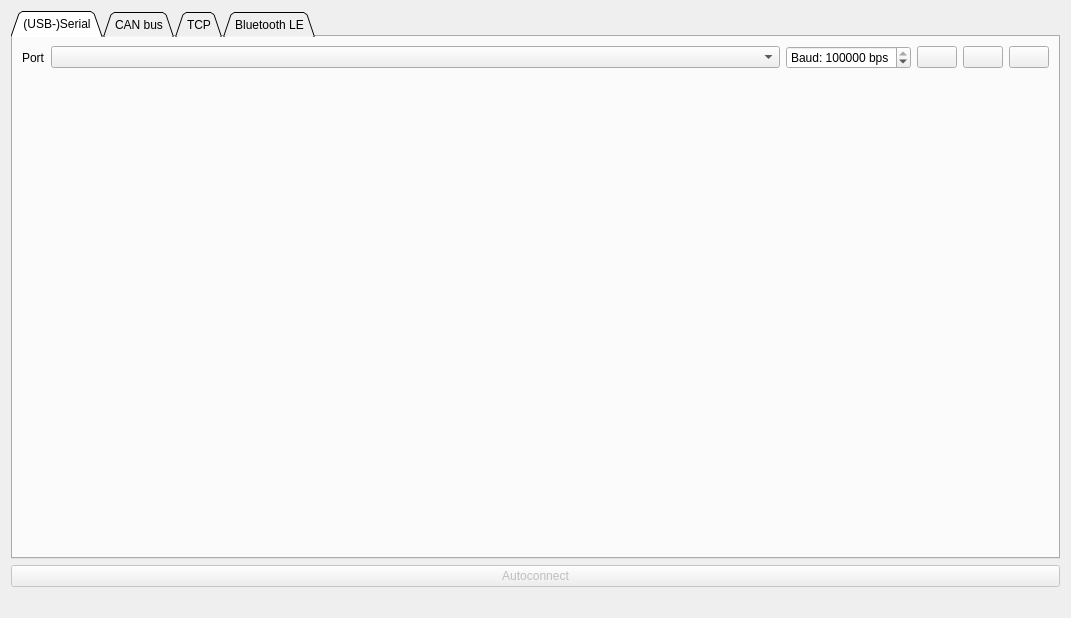
<?xml version="1.0" encoding="UTF-8"?>
<ui version="4.0">
 <class>PageConnection</class>
 <widget class="QWidget" name="PageConnection">
  <property name="geometry">
   <rect>
    <x>0</x>
    <y>0</y>
    <width>1071</width>
    <height>618</height>
   </rect>
  </property>
  <property name="windowTitle">
   <string>Form</string>
  </property>
  <layout class="QVBoxLayout" name="verticalLayout">
   <item>
    <widget class="QTabWidget" name="tabWidget">
     <property name="tabPosition">
      <enum>QTabWidget::North</enum>
     </property>
     <property name="tabShape">
      <enum>QTabWidget::Triangular</enum>
     </property>
     <property name="currentIndex">
      <number>0</number>
     </property>
     <widget class="QWidget" name="tab">
      <attribute name="title">
       <string>(USB-)Serial</string>
      </attribute>
      <layout class="QVBoxLayout" name="verticalLayout_2">
       <item>
        <layout class="QHBoxLayout" name="horizontalLayout">
         <item>
          <widget class="QLabel" name="label_2">
           <property name="text">
            <string>Port</string>
           </property>
          </widget>
         </item>
         <item>
          <widget class="QComboBox" name="serialPortBox">
           <property name="sizePolicy">
            <sizepolicy hsizetype="MinimumExpanding" vsizetype="Fixed">
             <horstretch>0</horstretch>
             <verstretch>0</verstretch>
            </sizepolicy>
           </property>
           <property name="toolTip">
            <string>Serial port</string>
           </property>
          </widget>
         </item>
         <item>
          <widget class="QSpinBox" name="serialBaudBox">
           <property name="toolTip">
            <string>Baudrate</string>
           </property>
           <property name="suffix">
            <string> bps</string>
           </property>
           <property name="prefix">
            <string>Baud: </string>
           </property>
           <property name="maximum">
            <number>3000000</number>
           </property>
           <property name="value">
            <number>115200</number>
           </property>
          </widget>
         </item>
         <item>
          <widget class="QPushButton" name="serialRefreshButton">
           <property name="sizePolicy">
            <sizepolicy hsizetype="Fixed" vsizetype="Fixed">
             <horstretch>0</horstretch>
             <verstretch>0</verstretch>
            </sizepolicy>
           </property>
           <property name="toolTip">
            <string>Refresh serial port list</string>
           </property>
           <property name="text">
            <string/>
           </property>
           <property name="icon">
            <iconset resource="../res.qrc">
             <normaloff>:/res/icons/Refresh-96.png</normaloff>:/res/icons/Refresh-96.png</iconset>
           </property>
          </widget>
         </item>
         <item>
          <widget class="QPushButton" name="serialDisconnectButton">
           <property name="sizePolicy">
            <sizepolicy hsizetype="Fixed" vsizetype="Fixed">
             <horstretch>0</horstretch>
             <verstretch>0</verstretch>
            </sizepolicy>
           </property>
           <property name="toolTip">
            <string>Disconnect</string>
           </property>
           <property name="text">
            <string/>
           </property>
           <property name="icon">
            <iconset resource="../res.qrc">
             <normaloff>:/res/icons/Disconnected-96.png</normaloff>:/res/icons/Disconnected-96.png</iconset>
           </property>
          </widget>
         </item>
         <item>
          <widget class="QPushButton" name="serialConnectButton">
           <property name="sizePolicy">
            <sizepolicy hsizetype="Fixed" vsizetype="Fixed">
             <horstretch>0</horstretch>
             <verstretch>0</verstretch>
            </sizepolicy>
           </property>
           <property name="toolTip">
            <string>Connect</string>
           </property>
           <property name="text">
            <string/>
           </property>
           <property name="icon">
            <iconset resource="../res.qrc">
             <normaloff>:/res/icons/Connected-96.png</normaloff>:/res/icons/Connected-96.png</iconset>
           </property>
          </widget>
         </item>
        </layout>
       </item>
       <item>
        <spacer name="verticalSpacer">
         <property name="orientation">
          <enum>Qt::Vertical</enum>
         </property>
         <property name="sizeHint" stdset="0">
          <size>
           <width>0</width>
           <height>0</height>
          </size>
         </property>
        </spacer>
       </item>
      </layout>
     </widget>
     <widget class="QWidget" name="tab_4">
      <attribute name="title">
       <string>CAN bus</string>
      </attribute>
      <layout class="QVBoxLayout" name="verticalLayout_7">
       <item>
        <layout class="QHBoxLayout" name="horizontalLayout_7">
         <item>
          <widget class="QLabel" name="label_6">
           <property name="text">
            <string>Interface</string>
           </property>
          </widget>
         </item>
         <item>
          <widget class="QComboBox" name="CANbusInterfaceBox">
           <property name="toolTip">
            <string>CAN bus interfaces detected</string>
           </property>
           <property name="editable">
            <bool>false</bool>
           </property>
           <property name="currentText">
            <string/>
           </property>
          </widget>
         </item>
         <item>
          <widget class="QLabel" name="label_5">
           <property name="text">
            <string>VESC ID</string>
           </property>
          </widget>
         </item>
         <item>
          <widget class="QComboBox" name="CANbusTargetIdBox">
           <property name="sizePolicy">
            <sizepolicy hsizetype="MinimumExpanding" vsizetype="Fixed">
             <horstretch>0</horstretch>
             <verstretch>0</verstretch>
            </sizepolicy>
           </property>
           <property name="toolTip">
            <string>Discovered VESC nodes in the bus</string>
           </property>
          </widget>
         </item>
         <item>
          <widget class="QSpinBox" name="CANbusBitrateBox">
           <property name="enabled">
            <bool>false</bool>
           </property>
           <property name="focusPolicy">
            <enum>Qt::WheelFocus</enum>
           </property>
           <property name="toolTip">
            <string>This configuration is not supported by the socketcan backend. However it is possible to set the rate when configuring the CAN network interface using the ip link command.</string>
           </property>
           <property name="suffix">
            <string> kbit/s</string>
           </property>
           <property name="prefix">
            <string>Bit rate: </string>
           </property>
           <property name="maximum">
            <number>1000</number>
           </property>
           <property name="value">
            <number>500</number>
           </property>
          </widget>
         </item>
         <item>
          <widget class="QPushButton" name="CANbusScanButton">
           <property name="sizePolicy">
            <sizepolicy hsizetype="Fixed" vsizetype="Fixed">
             <horstretch>0</horstretch>
             <verstretch>0</verstretch>
            </sizepolicy>
           </property>
           <property name="toolTip">
            <string>Discover VESC nodes in the CAN bus</string>
           </property>
           <property name="text">
            <string>Scan</string>
           </property>
           <property name="icon">
            <iconset resource="../res.qrc">
             <normaloff>:/res/icons/Refresh-96.png</normaloff>:/res/icons/Refresh-96.png</iconset>
           </property>
          </widget>
         </item>
         <item>
          <widget class="QPushButton" name="CANbusDisconnectButton">
           <property name="sizePolicy">
            <sizepolicy hsizetype="Fixed" vsizetype="Fixed">
             <horstretch>0</horstretch>
             <verstretch>0</verstretch>
            </sizepolicy>
           </property>
           <property name="toolTip">
            <string>Disconnect</string>
           </property>
           <property name="text">
            <string/>
           </property>
           <property name="icon">
            <iconset resource="../res.qrc">
             <normaloff>:/res/icons/Disconnected-96.png</normaloff>:/res/icons/Disconnected-96.png</iconset>
           </property>
          </widget>
         </item>
         <item>
          <widget class="QPushButton" name="CANbusConnectButton">
           <property name="enabled">
            <bool>true</bool>
           </property>
           <property name="sizePolicy">
            <sizepolicy hsizetype="Fixed" vsizetype="Fixed">
             <horstretch>0</horstretch>
             <verstretch>0</verstretch>
            </sizepolicy>
           </property>
           <property name="toolTip">
            <string>Connect to a VESC node</string>
           </property>
           <property name="text">
            <string/>
           </property>
           <property name="icon">
            <iconset resource="../res.qrc">
             <normaloff>:/res/icons/Connected-96.png</normaloff>:/res/icons/Connected-96.png</iconset>
           </property>
          </widget>
         </item>
        </layout>
       </item>
       <item>
        <spacer name="verticalSpacer_4">
         <property name="orientation">
          <enum>Qt::Vertical</enum>
         </property>
         <property name="sizeHint" stdset="0">
          <size>
           <width>0</width>
           <height>0</height>
          </size>
         </property>
        </spacer>
       </item>
      </layout>
     </widget>
     <widget class="QWidget" name="tab_2">
      <attribute name="title">
       <string>TCP</string>
      </attribute>
      <layout class="QVBoxLayout" name="verticalLayout_3">
       <item>
        <layout class="QHBoxLayout" name="horizontalLayout_3">
         <item>
          <widget class="QLabel" name="label">
           <property name="text">
            <string>TCP Server</string>
           </property>
          </widget>
         </item>
         <item>
          <widget class="QLineEdit" name="tcpServerEdit">
           <property name="text">
            <string>127.0.0.1</string>
           </property>
          </widget>
         </item>
         <item>
          <widget class="QSpinBox" name="tcpPortBox">
           <property name="prefix">
            <string>Port: </string>
           </property>
           <property name="maximum">
            <number>65535</number>
           </property>
           <property name="value">
            <number>65102</number>
           </property>
          </widget>
         </item>
         <item>
          <widget class="QPushButton" name="tcpDisconnectButton">
           <property name="sizePolicy">
            <sizepolicy hsizetype="Fixed" vsizetype="Fixed">
             <horstretch>0</horstretch>
             <verstretch>0</verstretch>
            </sizepolicy>
           </property>
           <property name="toolTip">
            <string>Disconnect</string>
           </property>
           <property name="text">
            <string/>
           </property>
           <property name="icon">
            <iconset resource="../res.qrc">
             <normaloff>:/res/icons/Disconnected-96.png</normaloff>:/res/icons/Disconnected-96.png</iconset>
           </property>
          </widget>
         </item>
         <item>
          <widget class="QPushButton" name="tcpConnectButton">
           <property name="sizePolicy">
            <sizepolicy hsizetype="Fixed" vsizetype="Fixed">
             <horstretch>0</horstretch>
             <verstretch>0</verstretch>
            </sizepolicy>
           </property>
           <property name="toolTip">
            <string>Connect</string>
           </property>
           <property name="text">
            <string/>
           </property>
           <property name="icon">
            <iconset resource="../res.qrc">
             <normaloff>:/res/icons/Connected-96.png</normaloff>:/res/icons/Connected-96.png</iconset>
           </property>
          </widget>
         </item>
        </layout>
       </item>
       <item>
        <spacer name="verticalSpacer_2">
         <property name="orientation">
          <enum>Qt::Vertical</enum>
         </property>
         <property name="sizeHint" stdset="0">
          <size>
           <width>0</width>
           <height>0</height>
          </size>
         </property>
        </spacer>
       </item>
      </layout>
     </widget>
     <widget class="QWidget" name="tab_3">
      <attribute name="title">
       <string>Bluetooth LE</string>
      </attribute>
      <layout class="QVBoxLayout" name="verticalLayout_4">
       <item>
        <layout class="QHBoxLayout" name="horizontalLayout_4">
         <item>
          <widget class="QLabel" name="label_3">
           <property name="text">
            <string>BLE Device</string>
           </property>
          </widget>
         </item>
         <item>
          <widget class="QComboBox" name="bleDevBox">
           <property name="sizePolicy">
            <sizepolicy hsizetype="MinimumExpanding" vsizetype="Fixed">
             <horstretch>0</horstretch>
             <verstretch>0</verstretch>
            </sizepolicy>
           </property>
          </widget>
         </item>
         <item>
          <widget class="QPushButton" name="bleScanButton">
           <property name="sizePolicy">
            <sizepolicy hsizetype="Fixed" vsizetype="Fixed">
             <horstretch>0</horstretch>
             <verstretch>0</verstretch>
            </sizepolicy>
           </property>
           <property name="toolTip">
            <string>Refresh serial port list</string>
           </property>
           <property name="text">
            <string/>
           </property>
           <property name="icon">
            <iconset resource="../res.qrc">
             <normaloff>:/res/icons/Refresh-96.png</normaloff>:/res/icons/Refresh-96.png</iconset>
           </property>
          </widget>
         </item>
         <item>
          <widget class="QPushButton" name="bleDisconnectButton">
           <property name="sizePolicy">
            <sizepolicy hsizetype="Fixed" vsizetype="Fixed">
             <horstretch>0</horstretch>
             <verstretch>0</verstretch>
            </sizepolicy>
           </property>
           <property name="toolTip">
            <string>Disconnect</string>
           </property>
           <property name="text">
            <string/>
           </property>
           <property name="icon">
            <iconset resource="../res.qrc">
             <normaloff>:/res/icons/Disconnected-96.png</normaloff>:/res/icons/Disconnected-96.png</iconset>
           </property>
          </widget>
         </item>
         <item>
          <widget class="QPushButton" name="bleConnectButton">
           <property name="sizePolicy">
            <sizepolicy hsizetype="Fixed" vsizetype="Fixed">
             <horstretch>0</horstretch>
             <verstretch>0</verstretch>
            </sizepolicy>
           </property>
           <property name="toolTip">
            <string>Connect</string>
           </property>
           <property name="text">
            <string/>
           </property>
           <property name="icon">
            <iconset resource="../res.qrc">
             <normaloff>:/res/icons/Connected-96.png</normaloff>:/res/icons/Connected-96.png</iconset>
           </property>
          </widget>
         </item>
        </layout>
       </item>
       <item>
        <layout class="QHBoxLayout" name="horizontalLayout_5">
         <item>
          <widget class="QLabel" name="label_4">
           <property name="text">
            <string>Set Device Name</string>
           </property>
          </widget>
         </item>
         <item>
          <widget class="QLineEdit" name="bleNameEdit"/>
         </item>
         <item>
          <widget class="QPushButton" name="bleSetNameButton">
           <property name="text">
            <string>Set</string>
           </property>
           <property name="icon">
            <iconset resource="../res.qrc">
             <normaloff>:/res/icons/Ok-96.png</normaloff>:/res/icons/Ok-96.png</iconset>
           </property>
          </widget>
         </item>
        </layout>
       </item>
       <item>
        <widget class="QGroupBox" name="groupBox_2">
         <property name="sizePolicy">
          <sizepolicy hsizetype="Preferred" vsizetype="MinimumExpanding">
           <horstretch>0</horstretch>
           <verstretch>0</verstretch>
          </sizepolicy>
         </property>
         <property name="title">
          <string>Paired VESCs</string>
         </property>
         <layout class="QVBoxLayout" name="verticalLayout_6">
          <item>
           <layout class="QHBoxLayout" name="horizontalLayout_6">
            <item>
             <widget class="QListWidget" name="pairedListWidget"/>
            </item>
            <item>
             <layout class="QVBoxLayout" name="verticalLayout_5">
              <property name="spacing">
               <number>3</number>
              </property>
              <item>
               <widget class="QPushButton" name="pairConnectedButton">
                <property name="toolTip">
                 <string>Pair the connected VESC</string>
                </property>
                <property name="text">
                 <string>Pair</string>
                </property>
                <property name="icon">
                 <iconset resource="../res.qrc">
                  <normaloff>:/res/icons/Circled Play-96.png</normaloff>:/res/icons/Circled Play-96.png</iconset>
                </property>
               </widget>
              </item>
              <item>
               <widget class="QPushButton" name="addConnectedButton">
                <property name="toolTip">
                 <string>Add the connected VESC without pairing it.</string>
                </property>
                <property name="text">
                 <string>Add</string>
                </property>
                <property name="icon">
                 <iconset resource="../res.qrc">
                  <normaloff>:/res/icons/Plus Math-96.png</normaloff>:/res/icons/Plus Math-96.png</iconset>
                </property>
               </widget>
              </item>
              <item>
               <widget class="QPushButton" name="addUuidButton">
                <property name="toolTip">
                 <string>Manuallt add UUID to this instance of VESC Tool</string>
                </property>
                <property name="text">
                 <string>Add UUID</string>
                </property>
                <property name="icon">
                 <iconset resource="../res.qrc">
                  <normaloff>:/res/icons/Plus Math-96.png</normaloff>:/res/icons/Plus Math-96.png</iconset>
                </property>
                <property name="flat">
                 <bool>false</bool>
                </property>
               </widget>
              </item>
              <item>
               <widget class="QPushButton" name="unpairButton">
                <property name="toolTip">
                 <string>Unpair this VESC, and make it possible to connect to it from any VESC Tool instance.</string>
                </property>
                <property name="text">
                 <string>Unpair</string>
                </property>
                <property name="icon">
                 <iconset resource="../res.qrc">
                  <normaloff>:/res/icons/Restart-96.png</normaloff>:/res/icons/Restart-96.png</iconset>
                </property>
               </widget>
              </item>
              <item>
               <widget class="QPushButton" name="deletePairedButton">
                <property name="toolTip">
                 <string/>
                </property>
                <property name="text">
                 <string>Delete</string>
                </property>
                <property name="icon">
                 <iconset resource="../res.qrc">
                  <normaloff>:/res/icons/Delete-96.png</normaloff>:/res/icons/Delete-96.png</iconset>
                </property>
               </widget>
              </item>
              <item>
               <widget class="QPushButton" name="clearPairedButton">
                <property name="text">
                 <string>Clear</string>
                </property>
                <property name="icon">
                 <iconset resource="../res.qrc">
                  <normaloff>:/res/icons/Delete-96.png</normaloff>:/res/icons/Delete-96.png</iconset>
                </property>
               </widget>
              </item>
              <item>
               <spacer name="verticalSpacer_3">
                <property name="orientation">
                 <enum>Qt::Vertical</enum>
                </property>
                <property name="sizeHint" stdset="0">
                 <size>
                  <width>0</width>
                  <height>0</height>
                 </size>
                </property>
               </spacer>
              </item>
             </layout>
            </item>
           </layout>
          </item>
         </layout>
        </widget>
       </item>
      </layout>
     </widget>
    </widget>
   </item>
   <item>
    <widget class="QPushButton" name="autoConnectButton">
     <property name="enabled">
      <bool>false</bool>
     </property>
     <property name="toolTip">
      <string>Try to automatically connect using the USB connection</string>
     </property>
     <property name="text">
      <string>Autoconnect</string>
     </property>
     <property name="icon">
      <iconset resource="../res.qrc">
       <normaloff>:/res/icons/Wizard-96.png</normaloff>:/res/icons/Wizard-96.png</iconset>
     </property>
     <property name="iconSize">
      <size>
       <width>45</width>
       <height>45</height>
      </size>
     </property>
    </widget>
   </item>
   <item>
    <widget class="QLabel" name="statusLabel">
     <property name="text">
      <string/>
     </property>
     <property name="alignment">
      <set>Qt::AlignCenter</set>
     </property>
    </widget>
   </item>
  </layout>
 </widget>
 <resources>
  <include location="../res.qrc"/>
 </resources>
 <connections/>
</ui>
